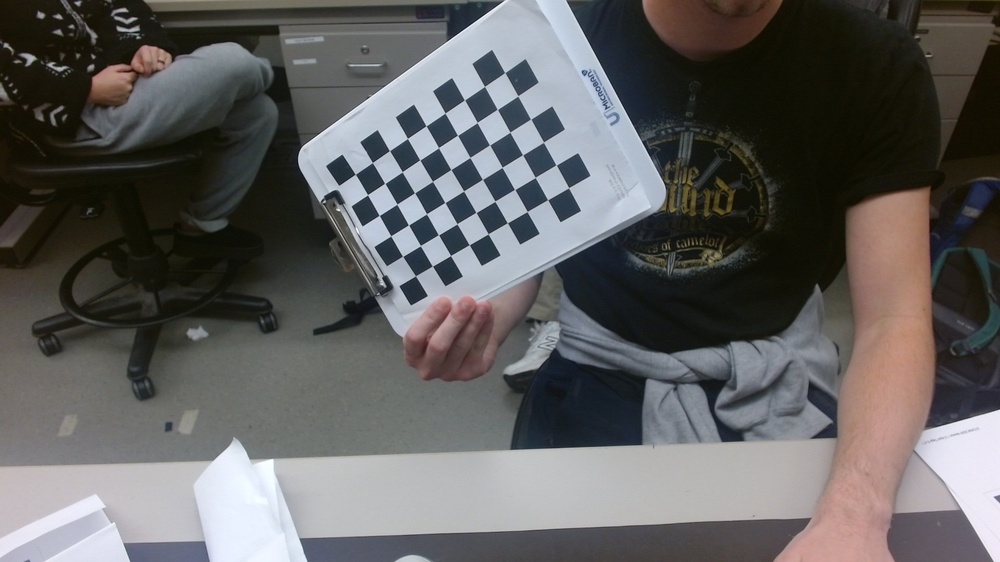
#> input picture AprilTagTesting/WIN_20251106_18_15_40_Pro.jpg, 1000 x 562 px, shrunk from 1920 x 1080 before the run; its folder holds only this picture in this run
$ python Calibration.py
#> lines starting #> are read from the running program, lines starting #| are printed output that depends on the picture; after the words box and inside, x2 and y2 are one past the last pixel; in counts of white or black regions, pixels touching at a corner belong together
import numpy as np
import cv2 as cv
import glob
import os

#Ignore this file, I'm trying to use this to get better camera calibration
#but we'll see if it works
#(WIP)
#
#


# termination criteria
criteria = (cv.TERM_CRITERIA_EPS + cv.TERM_CRITERIA_MAX_ITER, 30, 0.001)

# prepare object points, like (0,0,0), (1,0,0), (2,0,0) ....,(6,5,0)
objp = np.zeros((6*9,3), np.float32)
objp[:,:2] = np.mgrid[0:9,0:6].T.reshape(-1,2) * 0.01746

# Arrays to store object points and image points from all the images.
objpoints = [] # 3d point in real world space
imgpoints = [] # 2d points in image plane.

script_dir = os.path.dirname(os.path.abspath(__file__))
pattern = os.path.join(script_dir, '*.jpg')   # or use a subfolder if images are there
images = glob.glob(pattern)

#images = glob.glob('*.jpg')

for fname in images:

    img = cv.imread(fname)
#> img is the input picture: shape (562, 1000, 3); mean B, G, R 95, 95.8, 96.9
    gray = cv.cvtColor(img, cv.COLOR_BGR2GRAY)
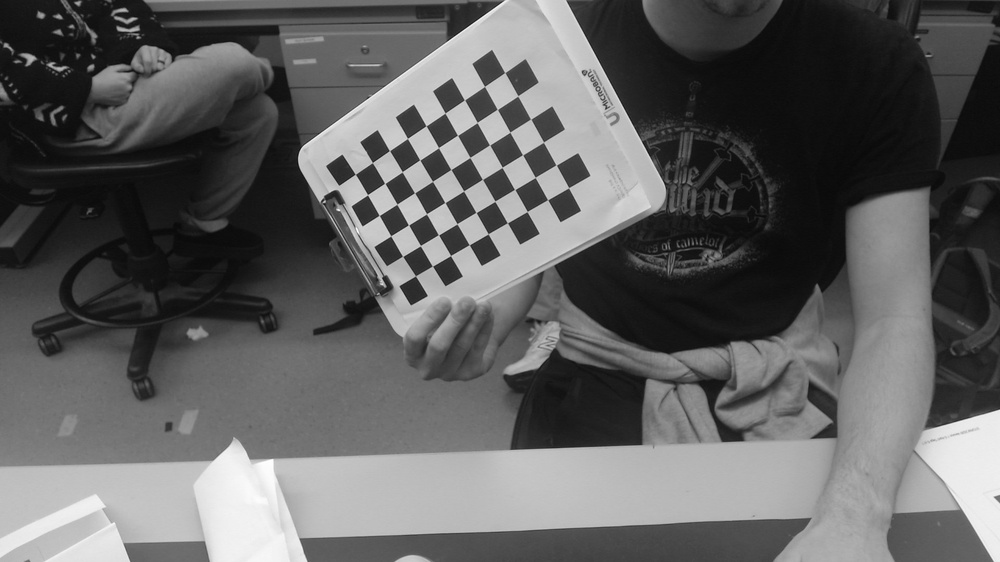
#> gray: shape (562, 1000); min 9, max 254, mean 96

    # Find the chess board corners
    ret, corners = cv.findChessboardCorners(gray, (9,6), None)
#> ret = True; corners = 54 rows, first 8: [355.3, 174.3], [372.4, 162.6], [389.5, 150.6], [407.4, 138.4], [426, 125.7], [445.1, 113], [464.5, 99.92], [484.5, 86.43]

    # If found, add object points, image points (after refining them)
    if ret == True:
        objpoints.append(objp)

        corners2 = cv.cornerSubPix(gray,corners, (11,11), (-1,-1), criteria)
#> corners2 = 54 rows, first 8: [355.3, 174.2], [372.4, 162.6], [389.5, 150.6], [407.5, 138.5], [426.1, 125.8], [445.1, 113.1], [464.5, 99.89], [484.5, 86.45]
        imgpoints.append(corners2)

        # Draw and display the corners
        cv.drawChessboardCorners(img, (9,6), corners2, ret)
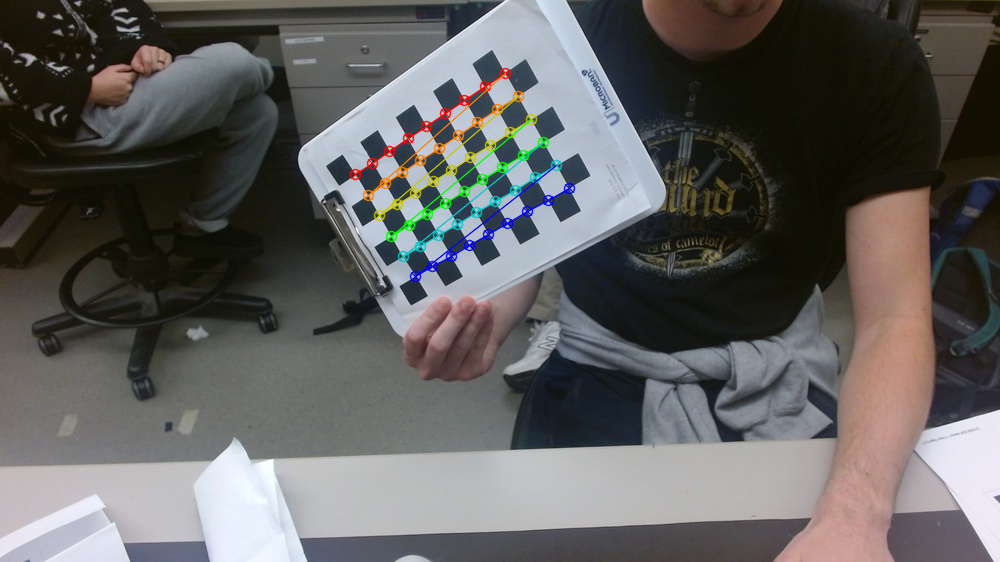
#> img: shape (562, 1000, 3); 1.62% of pixels changed, all inside (x1, y1, x2, y2) = (349, 67, 576, 283)
        cv.imshow('img', img)
        ret, mtx, dist, rvecs, tvecs = cv.calibrateCamera(objpoints, imgpoints, gray.shape[::-1], None, None)
#> ret = 0.223; mtx = [[862.6, 0, 448.7], [0, 933.6, 292.8], [0, 0, 1]]; dist = [[-0.669, 18.06, 0.0149, 0.0145, -152.4]]; rvecs = ([0.296, 0.417, -0.511],); tvecs = ([-0.0721, -0.0846, 0.654],)

        img = cv.imread(fname)
        h,  w = img.shape[:2]
        newcameramtx, roi = cv.getOptimalNewCameraMatrix(mtx, dist, (w,h), 1, (w,h))
#> newcameramtx = [[862.6, 0, 448.7], [0, 749.6, 341.6], [0, 0, 1]]; roi = (0, 107, 999, 450)
        np.savetxt('calibration_matrix.txt', mtx)
        np.savetxt('distortion_coefficients.txt', dist)

        # undistort
        dst = cv.undistort(img, mtx, dist, None, newcameramtx)
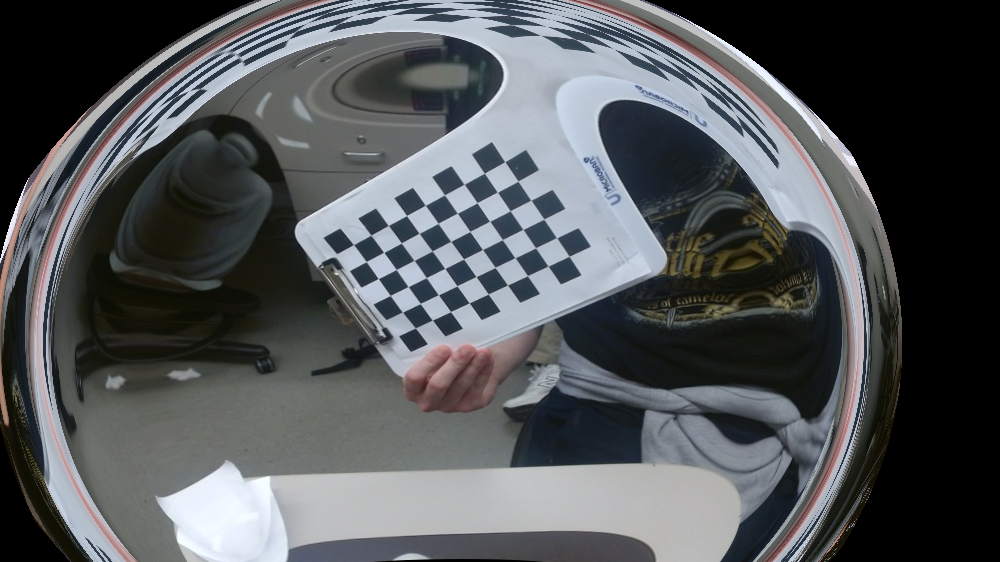
#> dst: shape (562, 1000, 3); mean B, G, R 88.1, 85.7, 82.9


        # crop the image
        x, y, w, h = roi
#> x = 0; y = 107; w = 999; h = 450
        dst = dst[y:y+h, x:x+w]
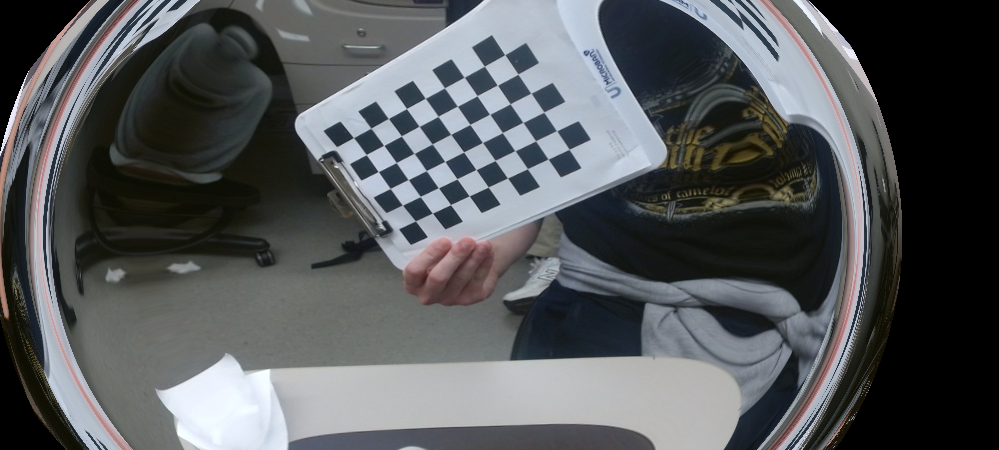
#> dst: shape (450, 999, 3); mean B, G, R 90.4, 88.4, 85.7
        cv.imwrite('calibresult.png', dst)
        cv.waitKey(500)

cv.destroyAllWindows()

$ run again, on AprilTagTesting/WIN_20251106_18_15_55_Pro.jpg
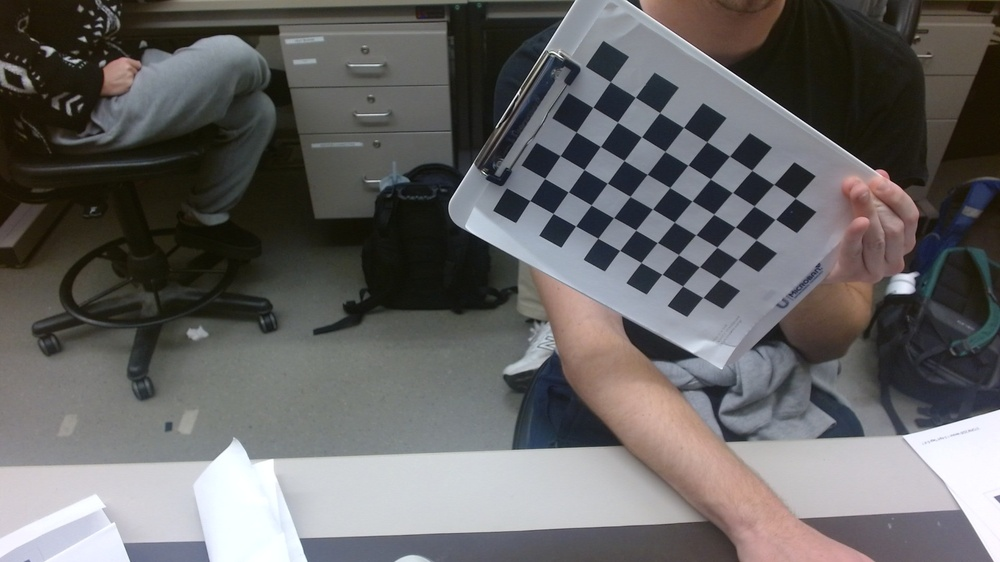
#> input picture AprilTagTesting/WIN_20251106_18_15_55_Pro.jpg, 1000 x 562 px, shrunk from 1920 x 1080 before the run
#> img is the input picture: shape (562, 1000, 3); mean B, G, R 100.1, 100.5, 101.9
#> `ret, corners = cv.findChessboardCorners(gray, (9,6), None)`: ret = True; corners = 54 rows, first 8: [610.3, 81.65], [635.3, 97.25], [659.6, 112.6], [683.5, 127.4], [706.8, 141.7], [729.5, 156], [751.8, 170.3], [773.7, 184.3]
#> corners2 = 54 rows, first 8: [610.3, 81.73], [635.3, 97.25], [659.6, 112.6], [683.4, 127.4], [706.7, 141.8], [729.5, 156.1], [751.7, 170.3], [773.7, 184.4]
#> `cv.drawChessboardCorners(img, (9,6), corners2, ret)`:
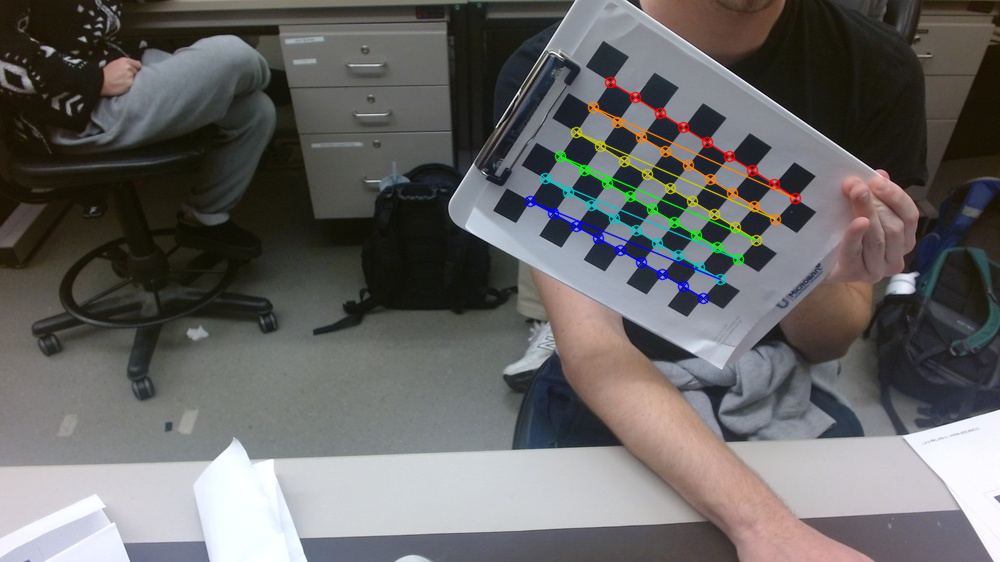
#> img: shape (562, 1000, 3); 1.84% of pixels changed, all inside (x1, y1, x2, y2) = (524, 76, 802, 305)
#> `ret, mtx, dist, rvecs, tvecs = cv.calibrateCamera(objpoints, imgpoints..`: ret = 0.165; mtx = [[533.2, 0, 448.3], [0, 510.2, 268.2], [0, 0, 1]]; dist = [[-0.00425, 0.203, 0.0315, -0.0277, -0.221]]; rvecs = ([0.476, -0.0851, 0.502],); tvecs = ([0.0928, -0.111, 0.288],)
#> newcameramtx = [[538.8, 0, 442.5], [0, 485, 279.9], [0, 0, 1]]; roi = (36, 25, 963, 500)
#> `x, y, w, h = roi`: x = 36; y = 25; w = 963; h = 500
#> `dst = dst[y:y+h, x:x+w]`:
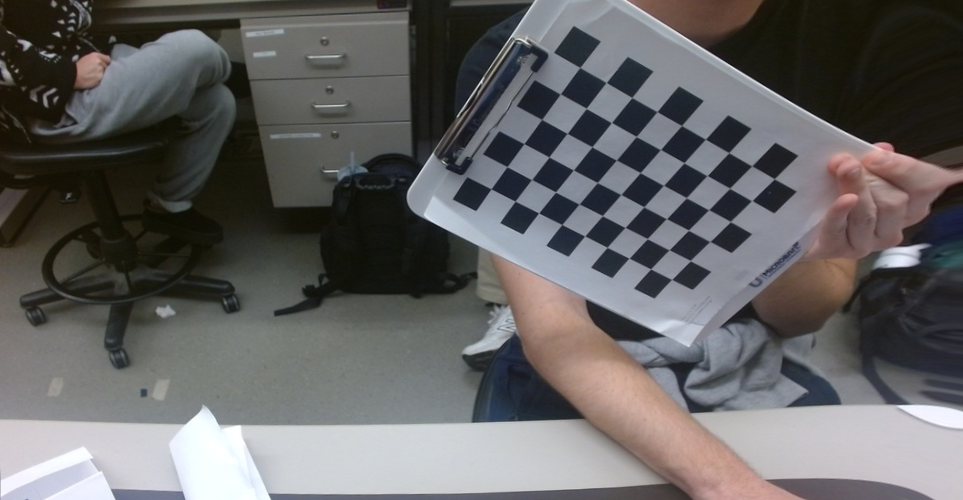
#> dst: shape (500, 963, 3); mean B, G, R 99.4, 99.4, 100.6

$ run again, on AprilTagTesting/WIN_20251106_18_15_58_Pro.jpg
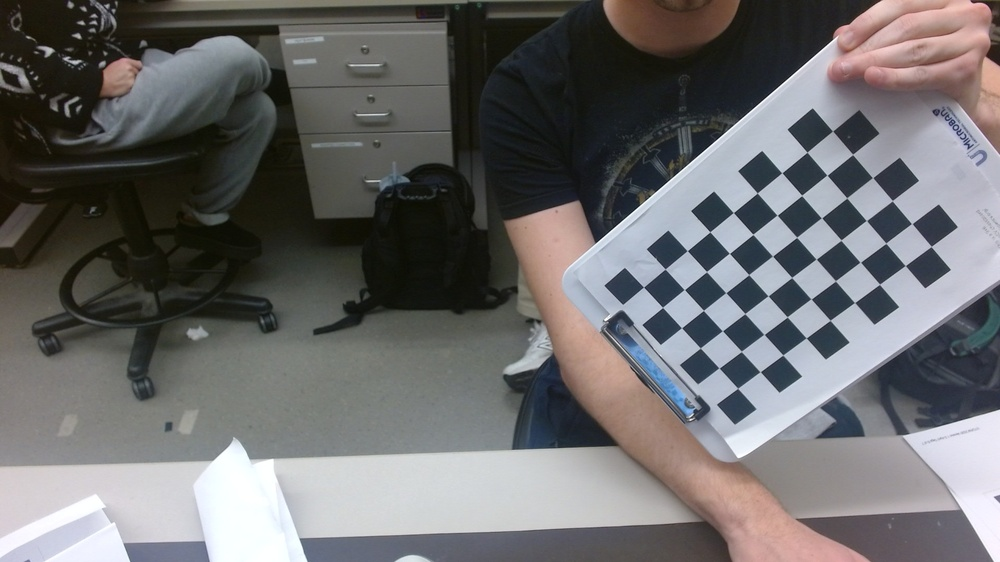
#> input picture AprilTagTesting/WIN_20251106_18_15_58_Pro.jpg, 1000 x 562 px, shrunk from 1920 x 1080 before the run
#> img is the input picture: shape (562, 1000, 3); mean B, G, R 108.1, 107.7, 108.5
#> `ret, corners = cv.findChessboardCorners(gray, (9,6), None)`: ret = True; corners = 54 rows, first 8: [643.5, 287.1], [665.2, 269.1], [687.4, 250.7], [709.9, 231.8], [733.4, 212.5], [757.3, 193], [781.9, 172.8], [807.1, 152.2]
#> corners2 = 54 rows, first 8: [643.5, 287], [665.2, 269], [687.3, 250.7], [709.9, 231.8], [733.3, 212.6], [757.3, 192.9], [781.8, 172.8], [807, 152.2]
#> `cv.drawChessboardCorners(img, (9,6), corners2, ret)`:
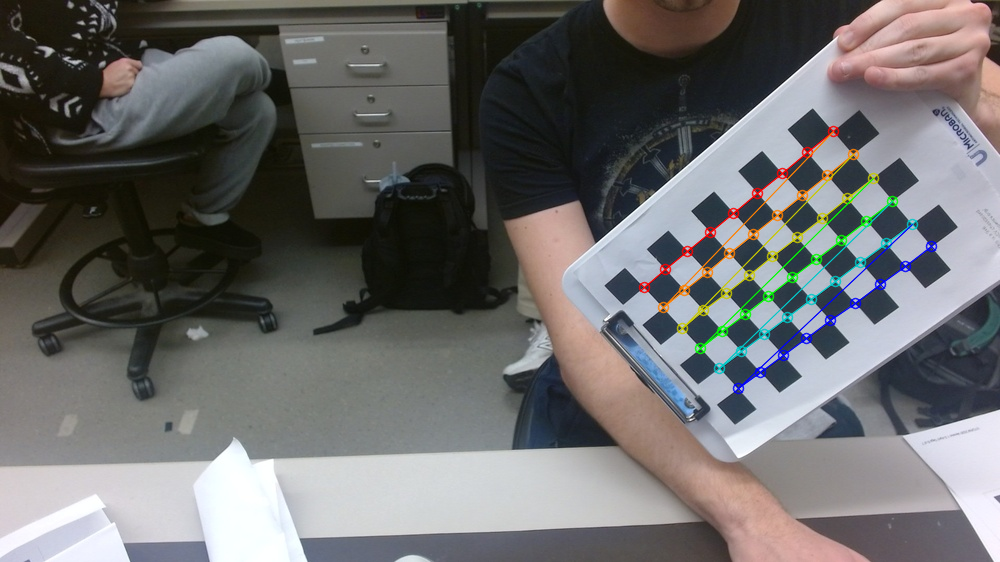
#> img: shape (562, 1000, 3); 1.85% of pixels changed, all inside (x1, y1, x2, y2) = (638, 125, 938, 395)
#> `ret, mtx, dist, rvecs, tvecs = cv.calibrateCamera(objpoints, imgpoints..`: ret = 0.0956; mtx = [[855.9, 0, 502.1], [0, 883.6, 290.9], [0, 0, 1]]; dist = [[0.261, -0.762, 0.0257, -0.0164, 0.917]]; rvecs = ([0.305, 0.295, -0.744],); tvecs = ([0.0878, -0.00278, 0.531],)
#> newcameramtx = [[878, 0, 488.2], [0, 888.8, 299.8], [0, 0, 1]]; roi = (12, 10, 973, 535)
#> `x, y, w, h = roi`: x = 12; y = 10; w = 973; h = 535
#> `dst = dst[y:y+h, x:x+w]`:
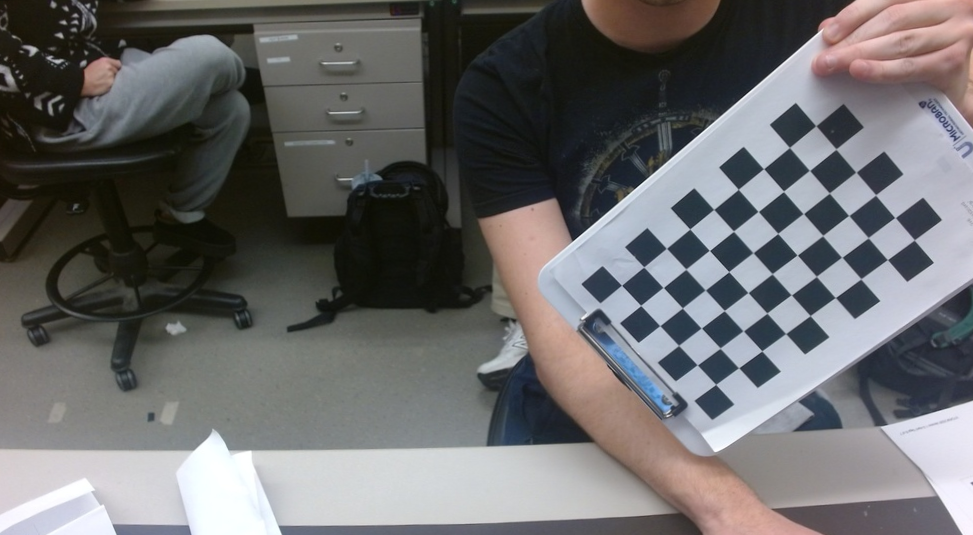
#> dst: shape (535, 973, 3); mean B, G, R 107.1, 106.6, 107

$ run again, on AprilTagTesting/WIN_20251106_18_16_01_Pro.jpg
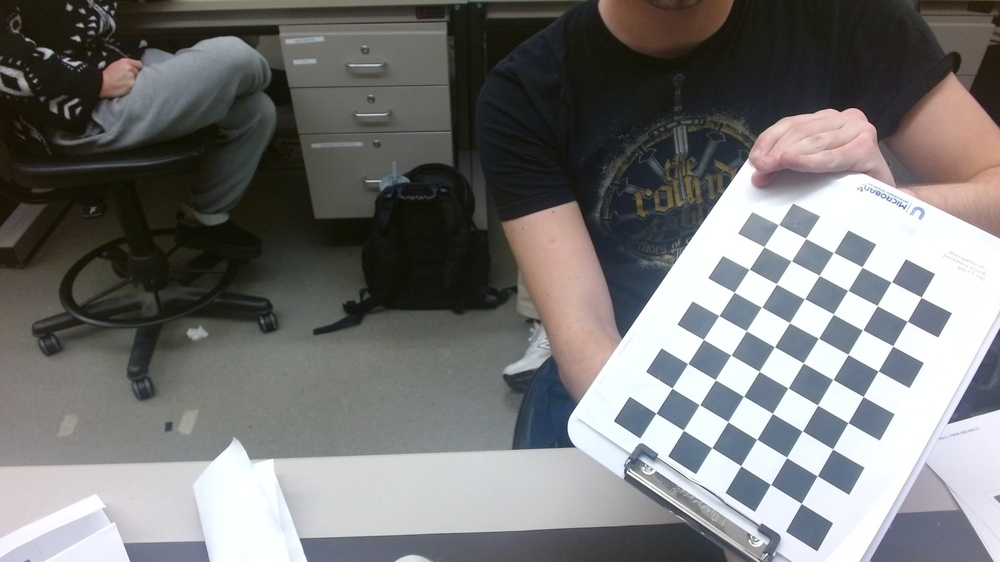
#> input picture AprilTagTesting/WIN_20251106_18_16_01_Pro.jpg, 1000 x 562 px, shrunk from 1920 x 1080 before the run
#> img is the input picture: shape (562, 1000, 3); mean B, G, R 117.1, 117.8, 118
#> `ret, corners = cv.findChessboardCorners(gray, (9,6), None)`: ret = True; corners = 54 rows, first 8: [655.9, 413.2], [672.1, 388.2], [687.7, 363.5], [703.5, 339.5], [718.9, 315.4], [734.1, 292.3], [749.3, 269.2], [764, 246.8]
#> corners2 = 54 rows, first 8: [655.8, 413.1], [672, 388.2], [687.7, 363.5], [703.4, 339.4], [718.9, 315.5], [734.2, 292.3], [749.3, 269.2], [764.1, 246.7]
#> `cv.drawChessboardCorners(img, (9,6), corners2, ret)`:
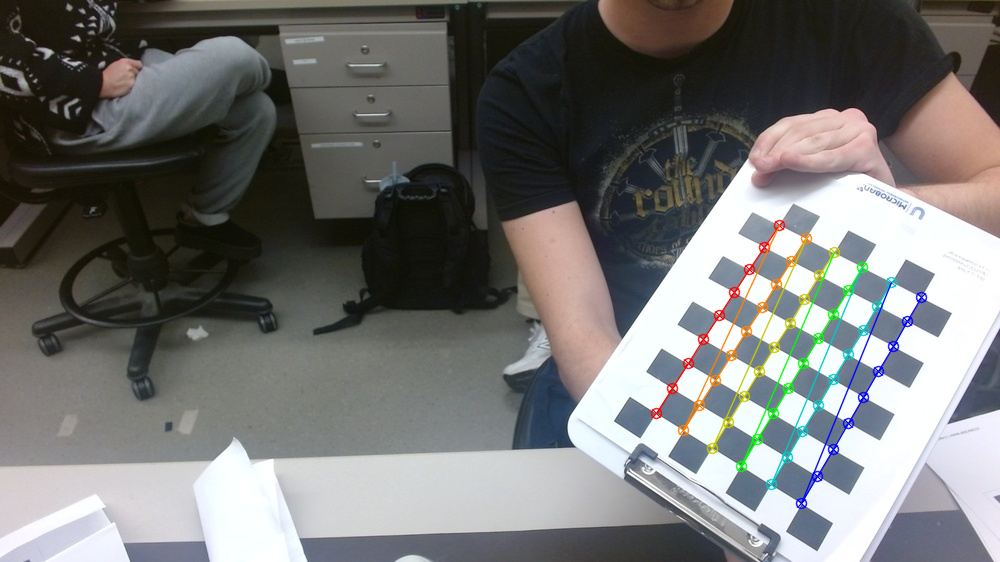
#> img: shape (562, 1000, 3); 1.98% of pixels changed, all inside (x1, y1, x2, y2) = (650, 219, 928, 510)
#> `ret, mtx, dist, rvecs, tvecs = cv.calibrateCamera(objpoints, imgpoints..`: ret = 0.114; mtx = [[732.5, 0, 518.1], [0, 730.9, 325.9], [0, 0, 1]]; dist = [[0.00342, -0.0553, 0.00964, 0.0203, 0.00642]]; rvecs = ([-0.346, -0.0615, -0.975],); tvecs = ([0.0779, 0.0494, 0.42],)
#> newcameramtx = [[700, 0, 548.2], [0, 683.4, 335.4], [0, 0, 1]]; roi = (22, 29, 970, 519)
#> `x, y, w, h = roi`: x = 22; y = 29; w = 970; h = 519
#> `dst = dst[y:y+h, x:x+w]`:
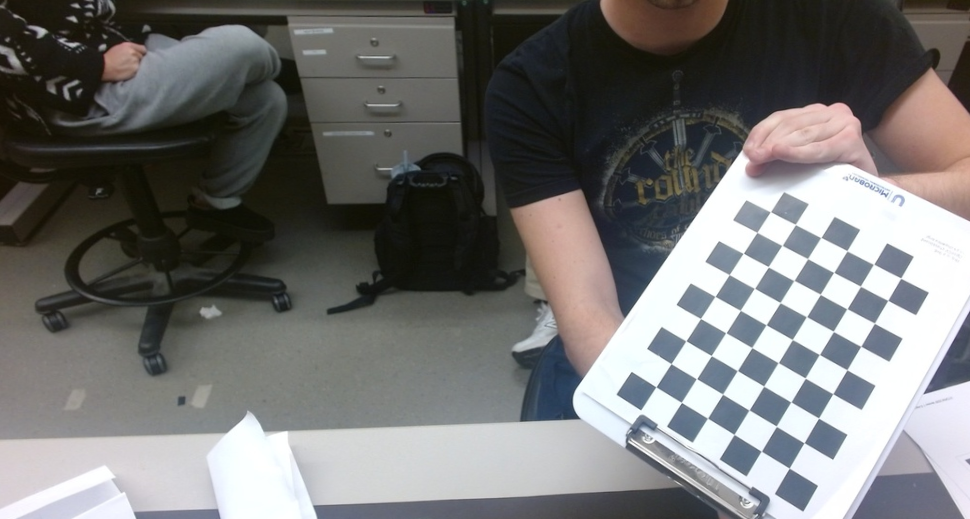
#> dst: shape (519, 970, 3); mean B, G, R 114.6, 115.5, 115.8
